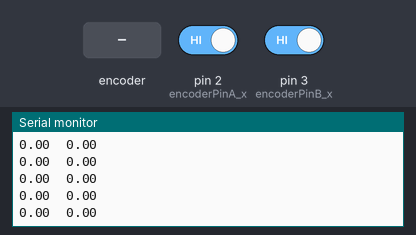
Recording of a sketch running on a simulated Arduino Uno, built with avr-gcc and run on an emulated ATmega328P. On the bench: the last lines printed to the serial monitor. Inputs (shaded band) come from the test bench; at power-on: pin 2 (encoderPinA_x) HIGH, pin 3 (encoderPinB_x) HIGH.

Above: at 1.2 s.
1.3 s: rotary encoder on pin 2 (encoderPinA_x) / pin 3 (encoderPinB_x) turned 1 step (first pin leading)
At 1.56 s:
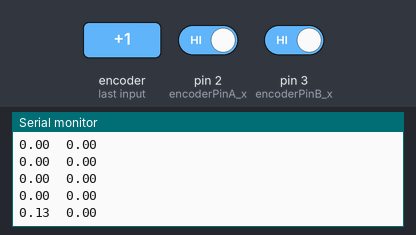
3.0 s: rotary encoder on pin 2 (encoderPinA_x) / pin 3 (encoderPinB_x) turned 1 step (first pin leading)
At 3.17 s:
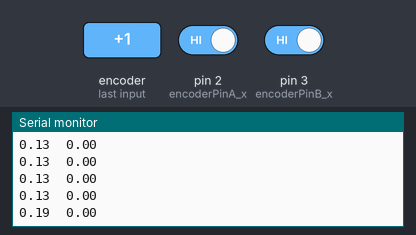
Timing chart, 0 to 6.0 s (numbered marks = the images above; inputs shaded):
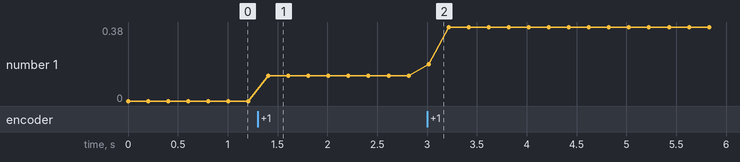

The sketch:

Position.ino
```cpp
//New mapping Program
//for postion and oreintation

int encoder_perimeter=150.72;//150.72=(pi*48) in mm

//Calculating the distance travelled and current postion of the robot
//Two roatary encoder program

//Rotary encoder
//these pins can not be changed 2/3 are special pins
int encoderPinA_x = 2;
int encoderPinB_x = 3;
//these pins can not be changed 18/19 are special pins
int encoderPinA_y = 18;
int encoderPinB_y = 19;

volatile int lastEncoded_x = 0;
volatile long encoderValue_x = 0;
long lastencoderValue_x = 0;

volatile int lastEncoded_y = 0;
volatile long encoderValue_y = 0;
long lastencoderValue_y = 0;

int lastMSB_x = 0;
int lastLSB_x = 0;

int lastMSB_y = 0;
int lastLSB_y = 0;

//Current positions of the robot
float x=0.0,y=0.0;

float angular_displacement_x;
float x_rotations;
float angular_displacement_y;
float y_rotations;

float x_displacement , y_displacement;


void setup() {

  Serial.begin (9600);

  pinMode(encoderPinA_x, INPUT);
  pinMode(encoderPinB_x, INPUT);

  digitalWrite(encoderPinA_x, HIGH); //turn pullup resistor on
  digitalWrite(encoderPinB_x, HIGH); //turn pullup resistor on

  //call updateEncoder() when any high/low changed seen
  //on interrupt 0 (pin 2), or interrupt 1 (pin 3)
  attachInterrupt(0, updateEncoder_x, CHANGE);
  attachInterrupt(1, updateEncoder_x, CHANGE);

  pinMode(encoderPinA_y, INPUT);
  pinMode(encoderPinB_y, INPUT);

  digitalWrite(encoderPinA_y, HIGH); //turn pullup resistor on
  digitalWrite(encoderPinB_y, HIGH); //turn pullup resistor on

  //call updateEncoder() when any high/low changed seen
  //on interrupt 2 (pin 18), or interrupt 3 (pin 19)
  attachInterrupt(2, updateEncoder_y, CHANGE);
  attachInterrupt(3, updateEncoder_y, CHANGE);


}

void loop(){

  //for encoder one and relates to x- axis
  int rev_x = encoderValue_x / 2400;
  int parRev_x=encoderValue_x % 2400;

  float CRev_x=rev_x*150.72;
  float CparRev_x=(parRev_x*150.72)/2400;

  float total_x = CRev_x + CparRev_x;

  //for encoder two and relates to y- axis
  int rev_y = encoderValue_y / 2400;
  int parRev_y=encoderValue_y % 2400;

  float CRev_y=rev_y*150.72;
  float CparRev_y=(parRev_y*150.72)/2400;

  float total_y = CRev_y + CparRev_y;

  //Position
  x=total_x;
  y=total_y;

  Serial.print(x);
  Serial.print("  ");
  Serial.println(y);


  delay(200); //just here to slow down the output, and show it will work  even during a delay
}


void updateEncoder_x(){
  int MSB_x = digitalRead(encoderPinA_x); //MSB = most significant bit
  int LSB_x = digitalRead(encoderPinB_x); //LSB = least significant bit

  int encoded_x = (MSB_x << 1) |LSB_x; //converting the 2 pin value to single number
  int sum_x  = (lastEncoded_x << 2) | encoded_x; //adding it to the previous encoded value

  if(sum_x == 0b1101 || sum_x == 0b0100 || sum_x == 0b0010 || sum_x == 0b1011) encoderValue_x ++;
  if(sum_x == 0b1110 || sum_x == 0b0111 || sum_x == 0b0001 || sum_x == 0b1000) encoderValue_x --;

  lastEncoded_x = encoded_x; //store this value for next time
}


void updateEncoder_y(){
  int MSB_y = digitalRead(encoderPinA_y); //MSB = most significant bit
  int LSB_y = digitalRead(encoderPinB_y); //LSB = least significant bit

  int encoded_y = (MSB_y << 1) |LSB_y; //converting the 2 pin value to single number
  int sum_y  = (lastEncoded_y << 2) | encoded_y; //adding it to the previous encoded value

  if(sum_y == 0b1101 || sum_y == 0b0100 || sum_y == 0b0010 || sum_y == 0b1011) encoderValue_y ++;
  if(sum_y == 0b1110 || sum_y == 0b0111 || sum_y == 0b0001 || sum_y == 0b1000) encoderValue_y --;

  lastEncoded_y = encoded_y; //store this value for next time
}
```

Measured:
- after the input at 1.3 s, the serial monitor: prints a new line after 0.11 s (image 1)
- after the input at 3.0 s, the serial monitor: prints a new line at once (image 2)
- plotted number 1: 0 → 0.13 after the input at 1.3 s, 0.13 → 0.38 after the input at 3.0 s
